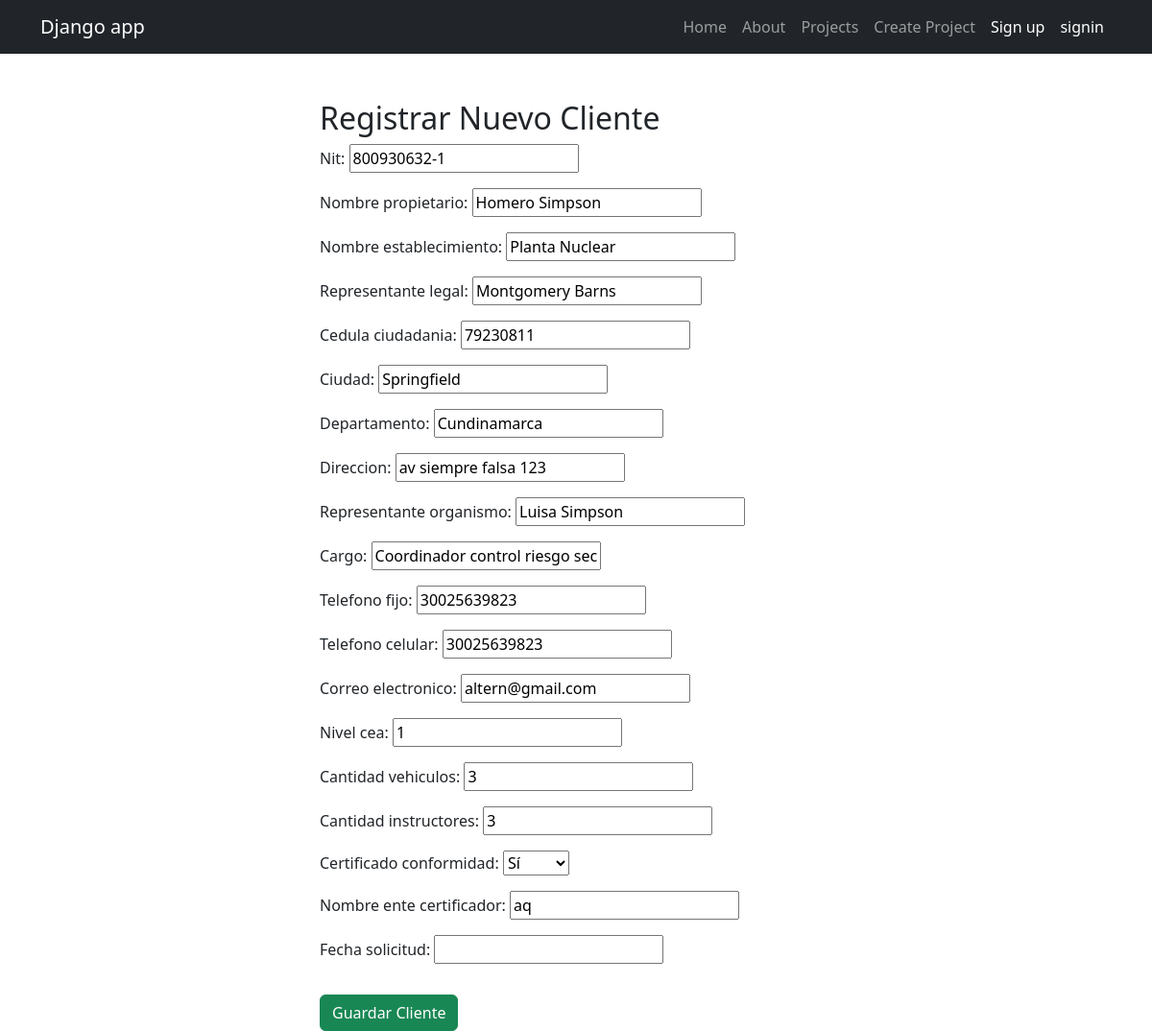
The page /clientes/clientes/crear/800930632-1/ on the database as committed earlier.
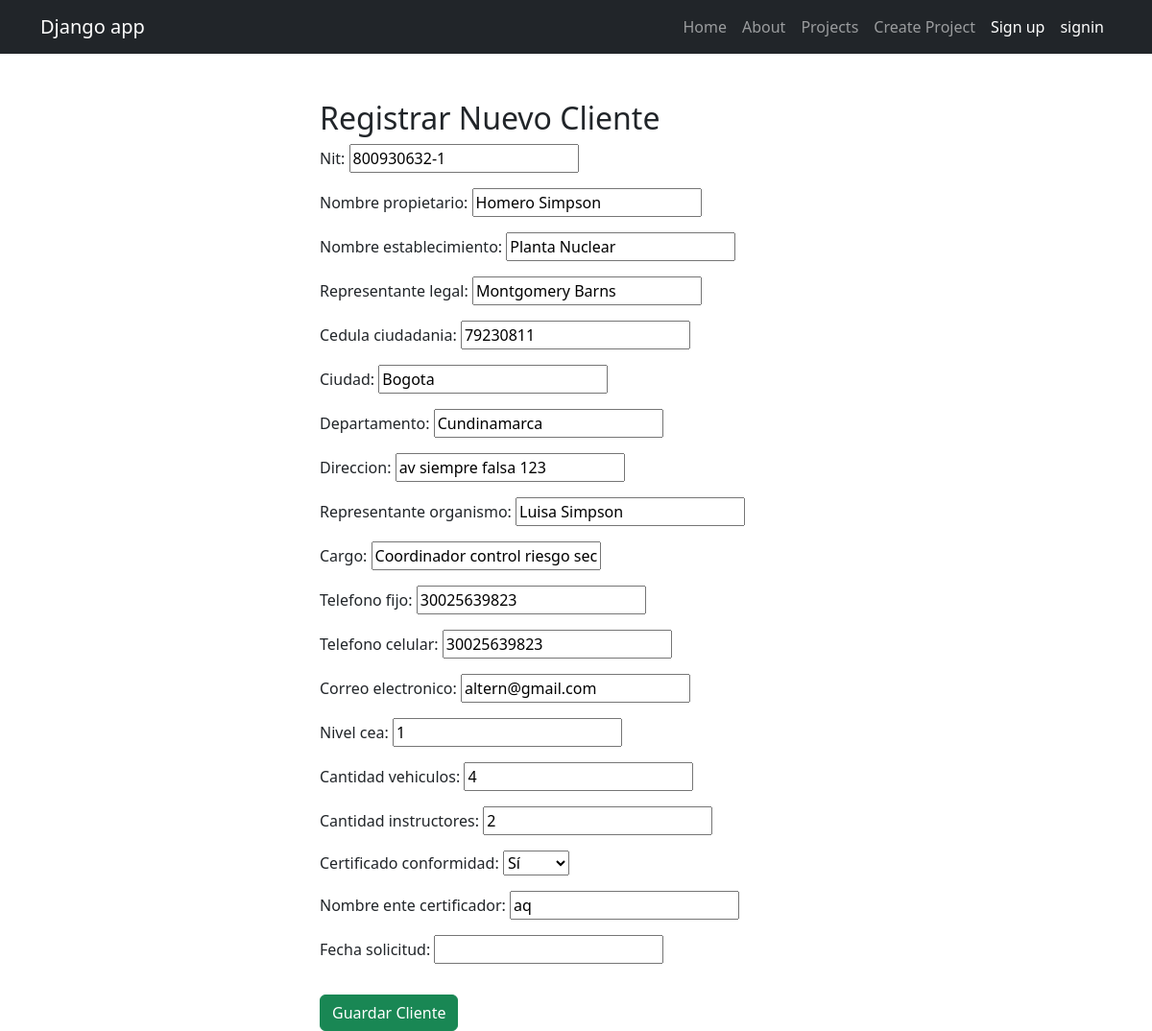
The same page on the database as committed later.
### solicitudes/models.py (models this page shows, shortened)
class Cliente(models.Model):
    nit = models.CharField(max_length=20, unique=True)  # Nit único
    nombre_propietario = models.CharField(max_length=100)
    nombre_establecimiento = models.CharField(max_length=100)
    representante_legal = models.CharField(max_length=100)
    cedula_ciudadania = models.CharField(max_length=20)
    ciudad = models.CharField(max_length=100)
    departamento = models.CharField(max_length=100)
    direccion = models.CharField(max_length=200)
    representante_organismo = models.CharField(max_length=100)
    cargo = models.CharField(max_length=50)
    telefono_fijo = models.CharField(max_length=20, blank=True, null=True)
    telefono_celular = models.CharField(max_length=20)
    correo_electronico = models.EmailField()
    nivel_cea = models.CharField(max_length=50)
    cantidad_vehiculos = models.IntegerField()
    cantidad_instructores = models.IntegerField()
    certificado_conformidad = models.CharField(max_length=100, choices=[('si', 'Sí'), ('no', 'No')])
    nombre_ente_certificador = models.CharField(max_length=100, blank=True, null=True)
    fecha_solicitud = models.DateField(null=True, blank=True)  # Se establece solo cuando se envía la solicitud

### solicitudes/views.py (the view)
# urls.py: path('clientes/crear/<str:nit>/', views.crear_cliente, name='crear_cliente'),
def crear_cliente(request, nit=None):
    cliente = None
    if nit:
        cliente = Cliente.objects.filter(nit=nit).first()
    if request.method == 'POST':
        form = ClienteForm(request.POST, instance=cliente)
        if form.is_valid():
            cliente = form.save()  # Guarda el cliente
            return redirect('ver_cliente', cliente_id=cliente.id)  # Redirige a la vista de ver_cliente
    else:
        form = ClienteForm(instance=cliente)
    return render(request, 'solicitudes/crear_cliente.html', {'form': form, 'cliente': cliente})

### solicitudes/forms.py
class ClienteForm(forms.ModelForm):
    class Meta:
        model = Cliente
        fields = '__all__'
        widgets = {
            'nit': forms.TextInput(attrs={'placeholder': 'Nit del cliente'}),
            'telefono_fijo': forms.TextInput(attrs={'placeholder': 'Teléfono Fijo (opcional)'}),
        }

### solicitudes/templates/solicitudes/crear_cliente.html (shortened to what this page needs)
<!doctype html>
<html lang="es">
<head>
</head>
{% extends 'layouts/base.html' %}
{% block content %}
<body>
<main class="container">
    <div class="row">
        <div class="col-md-6 offset-md-3 mt-5">
            <h2>Registrar Nuevo Cliente</h2>
            <form method="POST">
                {{ form.as_p }}
                <button class="btn btn-success mt-3" type="submit">
                    Guardar Cliente
                </button>
            </form>
        </div>
    </div>
</main>
</body>
{% endblock %}

### myapp/templates/layouts/base.html (shortened to what this page needs)
{% load static %}
<!doctype html>
<html lang="en">
<head>
    <link rel="stylesheet" href=https://cdn.jsdelivr.net/npm/bootstrap@5.3.3/dist/css/bootstrap.min.css>
</head>
<body>
<nav class="navbar navbar-expand-lg bg-dark navbar-dark">
    <div class="container">
        <a class="navbar-brand" href="/">Django app</a>
        <div class="collapse navbar-collapse" id="navbarNavDropdown">
            <ul class="navbar-nav ms-auto">
                <li class="nav-item" >
                    <a class="nav-link" href="{% url 'index' %}">Home</a>
                </li>
                <li class="nav-item" >
                    <a class="nav-link " href="{% url 'about' %}">About</a>
                </li>
                <li class="nav-item" >
                    <a class="nav-link" href="{% url 'projects' %}">Projects</a>
                </li>
                <li class="nav-item" >
                    <a class="nav-link" href="{% url 'create_project' %}">Create Project</a>
                </li>
                {% if user.is_authenticated %}
                <li class="nav-item" >
                    <a class="nav-link" href="{% url 'tasks' %}">Tasks Pending</a>
                </li>
                <li class="nav-item" >
                    <a class="nav-link" href="{% url 'tasks_completed' %}">Tasks Completed</a>
                </li>
                <li class="nav-item" >
                    <a class="nav-link active" href="{% url 'create_task' %}">create task</a>
                </li>
                <li class="nav-item" >
                    <a class="nav-link active" href="{% url 'logout' %}">Logout</a>
                </li>
                <li class="nav-item" >
                    <a class="nav-link active" href="{% url 'solicitud' %}">solicitud</a>
                </li>
                {% else %}
                <li class="nav-item" >
                    <a class="nav-link active" href="{% url 'signup' %}">Sign up</a>
                </li>
                <li class="nav-item" >
                    <a class="nav-link active" href="{% url 'signin' %}">signin</a>
                </li>
                {% endif %}
            </ul>
        </div>
    </div>
</nav>
<main class="container">
{% block content %} {% endblock %}
</main>
</body>
</html>

Rows that differ between the two databases and show on the page:
changed Cliente "Homero Simpson": ciudad "Springfield" → "Bogota"; cantidad_vehiculos "3" → "4"; cantidad_instructores "3" → "2"
